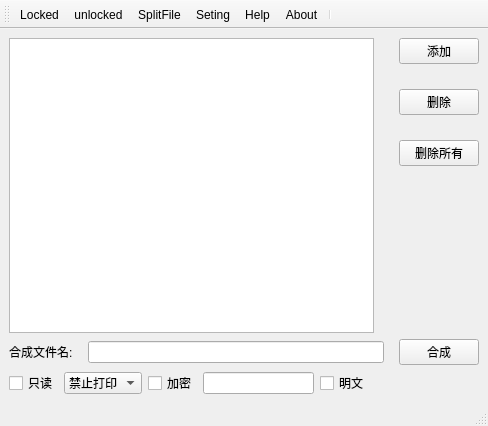
<?xml version="1.0" encoding="UTF-8"?>
<ui version="4.0">
 <class>MainW</class>
 <widget class="QMainWindow" name="MainW">
  <property name="geometry">
   <rect>
    <x>0</x>
    <y>0</y>
    <width>488</width>
    <height>426</height>
   </rect>
  </property>
  <property name="windowTitle">
   <string>MainW</string>
  </property>
  <widget class="QWidget" name="centralwidget">
   <layout class="QVBoxLayout" name="verticalLayout_2">
    <item>
     <layout class="QHBoxLayout" name="horizontalLayout">
      <property name="spacing">
       <number>25</number>
      </property>
      <item>
       <widget class="QListView" name="fileListView"/>
      </item>
      <item>
       <layout class="QVBoxLayout" name="verticalLayout">
        <item>
         <widget class="QPushButton" name="addFileBtn">
          <property name="text">
           <string>添加</string>
          </property>
         </widget>
        </item>
        <item>
         <widget class="QPushButton" name="removeFileBtn">
          <property name="text">
           <string>删除</string>
          </property>
         </widget>
        </item>
        <item>
         <widget class="QPushButton" name="removeAllBtn">
          <property name="text">
           <string>删除所有</string>
          </property>
         </widget>
        </item>
        <item>
         <spacer name="verticalSpacer">
          <property name="orientation">
           <enum>Qt::Vertical</enum>
          </property>
          <property name="sizeHint" stdset="0">
           <size>
            <width>20</width>
            <height>40</height>
           </size>
          </property>
         </spacer>
        </item>
       </layout>
      </item>
     </layout>
    </item>
    <item>
     <layout class="QHBoxLayout" name="horizontalLayout_2">
      <property name="spacing">
       <number>15</number>
      </property>
      <item>
       <widget class="QLabel" name="label">
        <property name="text">
         <string>合成文件名:</string>
        </property>
       </widget>
      </item>
      <item>
       <widget class="QLineEdit" name="outFileNameEdit"/>
      </item>
      <item>
       <widget class="QPushButton" name="compositeBtn">
        <property name="text">
         <string>合成</string>
        </property>
       </widget>
      </item>
     </layout>
    </item>
    <item>
     <layout class="QHBoxLayout" name="horizontalLayout_3">
      <item>
       <widget class="QCheckBox" name="readOnlyCheckBox">
        <property name="text">
         <string>只读</string>
        </property>
       </widget>
      </item>
      <item>
       <widget class="QComboBox" name="comboBox">
        <item>
         <property name="text">
          <string>禁止打印</string>
         </property>
        </item>
        <item>
         <property name="text">
          <string>允许打印</string>
         </property>
        </item>
       </widget>
      </item>
      <item>
       <widget class="QCheckBox" name="lockedCheckBox">
        <property name="text">
         <string>加密</string>
        </property>
       </widget>
      </item>
      <item>
       <widget class="QLineEdit" name="passwdEdit">
        <property name="enabled">
         <bool>true</bool>
        </property>
        <property name="echoMode">
         <enum>QLineEdit::Password</enum>
        </property>
        <property name="dragEnabled">
         <bool>false</bool>
        </property>
       </widget>
      </item>
      <item>
       <widget class="QCheckBox" name="showPasswd">
        <property name="text">
         <string>明文</string>
        </property>
       </widget>
      </item>
      <item>
       <spacer name="horizontalSpacer">
        <property name="orientation">
         <enum>Qt::Horizontal</enum>
        </property>
        <property name="sizeHint" stdset="0">
         <size>
          <width>40</width>
          <height>20</height>
         </size>
        </property>
       </spacer>
      </item>
     </layout>
    </item>
   </layout>
  </widget>
  <widget class="QStatusBar" name="statusbar"/>
  <widget class="QToolBar" name="toolBar">
   <property name="windowTitle">
    <string>toolBar</string>
   </property>
   <property name="toolButtonStyle">
    <enum>Qt::ToolButtonTextUnderIcon</enum>
   </property>
   <attribute name="toolBarArea">
    <enum>TopToolBarArea</enum>
   </attribute>
   <attribute name="toolBarBreak">
    <bool>false</bool>
   </attribute>
   <addaction name="actionLocked"/>
   <addaction name="actionUnlocked"/>
   <addaction name="actionSplitFile"/>
   <addaction name="actionSeting"/>
   <addaction name="actionHelp"/>
   <addaction name="actionAbout"/>
   <addaction name="separator"/>
  </widget>
  <action name="actionLocked">
   <property name="icon">
    <iconset resource="images.qrc">
     <normaloff>:/images/icons8-lock-100.png</normaloff>:/images/icons8-lock-100.png</iconset>
   </property>
   <property name="text">
    <string>Locked</string>
   </property>
   <property name="toolTip">
    <string>加密文件</string>
   </property>
  </action>
  <action name="actionUnlocked">
   <property name="icon">
    <iconset resource="images.qrc">
     <normaloff>:/images/icons8-padlock-100.png</normaloff>:/images/icons8-padlock-100.png</iconset>
   </property>
   <property name="text">
    <string>unlocked</string>
   </property>
   <property name="toolTip">
    <string>解密文件</string>
   </property>
  </action>
  <action name="actionSplitFile">
   <property name="icon">
    <iconset resource="images.qrc">
     <normaloff>:/images/icons8-front-sorting-96.png</normaloff>:/images/icons8-front-sorting-96.png</iconset>
   </property>
   <property name="text">
    <string>SplitFile</string>
   </property>
   <property name="toolTip">
    <string>拆分文件</string>
   </property>
  </action>
  <action name="actionHelp">
   <property name="icon">
    <iconset resource="images.qrc">
     <normaloff>:/images/icons8-help-96.png</normaloff>:/images/icons8-help-96.png</iconset>
   </property>
   <property name="text">
    <string>Help</string>
   </property>
   <property name="toolTip">
    <string>版权信息</string>
   </property>
  </action>
  <action name="actionAbout">
   <property name="icon">
    <iconset resource="images.qrc">
     <normaloff>:/images/icons8-about-96.png</normaloff>:/images/icons8-about-96.png</iconset>
   </property>
   <property name="text">
    <string>About</string>
   </property>
   <property name="toolTip">
    <string>关于软件</string>
   </property>
  </action>
  <action name="actionSeting">
   <property name="icon">
    <iconset resource="images.qrc">
     <normaloff>:/images/icons8-settings-96.png</normaloff>:/images/icons8-settings-96.png</iconset>
   </property>
   <property name="text">
    <string>Seting</string>
   </property>
   <property name="toolTip">
    <string>设置存储位置</string>
   </property>
  </action>
 </widget>
 <resources>
  <include location="images.qrc"/>
 </resources>
 <connections/>
</ui>
